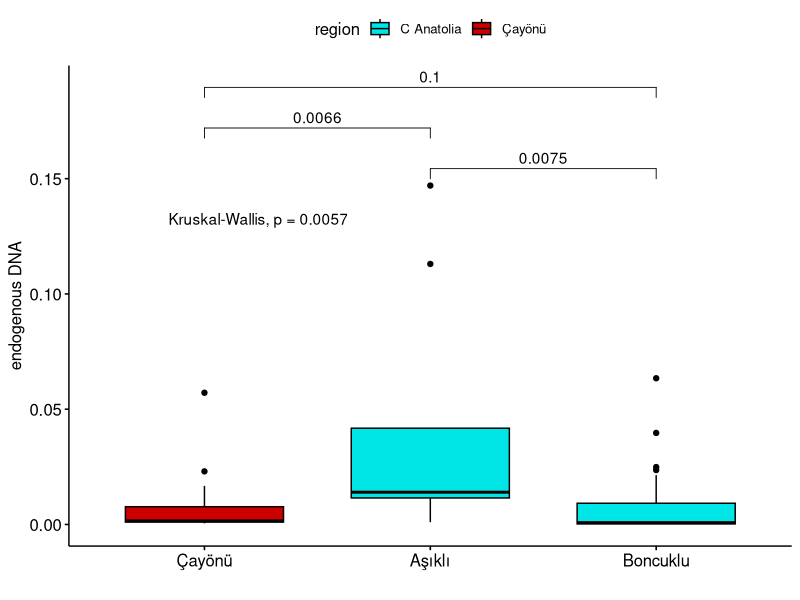

Generate this figure with R:
#this script merges the panels of Figure 1 in Altınışık et al. 2022.

#comment out the next line and write your own path to /scripts folder.
setwd("/Users/ezgimo/Downloads/Altinisiketal2022/scripts")
library(tidyverse)
library("ggpubr")

dat <- read.csv("../data/HPcomparison.tsv", sep = "\t", stringsAsFactors = T)

dat$site <- factor(dat$site, levels = unique(dat$site))

my_comparisons <- list( c("Aşıklı", "Boncuklu"), c("Aşıklı", "Çayönü"), c("Boncuklu", "Çayönü") )
p <- ggboxplot(dat, x = "site", y = "hp", fill = "region", 
          palette = c("#00e6e6","#CD0000"), order = c("Çayönü", "Aşıklı", "Boncuklu")) + 
  stat_compare_means(label.y = 0.13) +
  stat_compare_means(comparisons = my_comparisons, method.args = list(p.adjust.method = "BH")) +
  ylab("endogenous DNA") + xlab("")

ggsave("../figures/FigureS2.pdf", device = cairo_pdf, height = 6,width = 7)

##calculate summary stats of human proportions
summary.stats <- dat %>%
  group_by(site) %>%
  get_summary_stats(type = "common")
summary.stats
